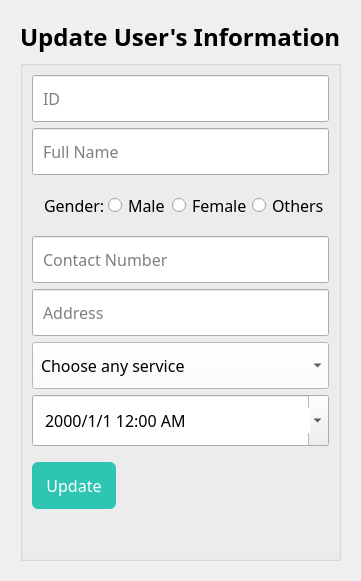
           <widget class="QWidget" name="userUpdatingPage">
            <layout class="QVBoxLayout" name="updateverticalLayout_5">
             <property name="leftMargin">
              <number>20</number>
             </property>
             <property name="topMargin">
              <number>20</number>
             </property>
             <property name="rightMargin">
              <number>20</number>
             </property>
             <property name="bottomMargin">
              <number>20</number>
             </property>
             <item>
              <layout class="QVBoxLayout" name="updateverticalLayout_4">
               <item>
                <widget class="QLabel" name="updatelabel_3">
                 <property name="maximumSize">
                  <size>
                   <width>16777215</width>
                   <height>16777213</height>
                  </size>
                 </property>
                 <property name="font">
                  <font>
                   <family>Poppins</family>
                   <pointsize>18</pointsize>
                   <bold>true</bold>
                  </font>
                 </property>
                 <property name="styleSheet">
                  <string notr="true">color:
                                      #000; </string>
                 </property>
                 <property name="text">
                  <string>Update User's Information</string>
                 </property>
                </widget>
               </item>
               <item>
                <widget class="QGroupBox" name="groupBox">
                 <property name="title">
                  <string/>
                 </property>
                 <layout class="QVBoxLayout" name="updateverticalLayout_7">
                  <item>
                   <widget class="QLineEdit" name="updateid">
                    <property name="minimumSize">
                     <size>
                      <width>0</width>
                      <height>40</height>
                     </size>
                    </property>
                    <property name="font">
                     <font>
                      <family>Poppins</family>
                      <pointsize>12</pointsize>
                     </font>
                    </property>
                    <property name="styleSheet">
                     <string notr="true">
                                            padding: 10px 0px 10px 8px;</string>
                    </property>
                    <property name="text">
                     <string notr="true"/>
                    </property>
                    <property name="readOnly">
                     <bool>true</bool>
                    </property>
                    <property name="placeholderText">
                     <string>ID</string>
                    </property>
                   </widget>
                  </item>
                  <item>
                   <widget class="QLineEdit" name="updatename">
                    <property name="minimumSize">
                     <size>
                      <width>0</width>
                      <height>40</height>
                     </size>
                    </property>
                    <property name="font">
                     <font>
                      <family>Poppins</family>
                      <pointsize>12</pointsize>
                     </font>
                    </property>
                    <property name="styleSheet">
                     <string notr="true">
                                            padding: 10px 0px 10px 8px;</string>
                    </property>
                    <property name="placeholderText">
                     <string>Full Name</string>
                    </property>
                   </widget>
                  </item>
                  <item>
                   <layout class="QHBoxLayout" name="updatehorizontalLayout_7">
                    <property name="spacing">
                     <number>0</number>
                    </property>
                    <property name="sizeConstraint">
                     <enum>QLayout::SetDefaultConstraint</enum>
                    </property>
                    <property name="leftMargin">
                     <number>12</number>
                    </property>
                    <property name="topMargin">
                     <number>10</number>
                    </property>
                    <property name="rightMargin">
                     <number>0</number>
                    </property>
                    <property name="bottomMargin">
                     <number>10</number>
                    </property>
                    <item>
                     <widget class="QLabel" name="updatelabel_5">
                      <property name="font">
                       <font>
                        <family>Poppins</family>
                        <pointsize>12</pointsize>
                        <bold>false</bold>
                       </font>
                      </property>
                      <property name="styleSheet">
                       <string notr="true">color:#000;
                                              </string>
                      </property>
                      <property name="text">
                       <string>Gender:</string>
                      </property>
                     </widget>
                    </item>
                    <item>
                     <widget class="QRadioButton" name="maleradioButton1">
                      <property name="font">
                       <font>
                        <family>Poppins</family>
                        <pointsize>12</pointsize>
                       </font>
                      </property>
                      <property name="styleSheet">
                       <string notr="true">color:#000;</string>
                      </property>
                      <property name="text">
                       <string>Male</string>
                      </property>
                     </widget>
                    </item>
                    <item>
                     <widget class="QRadioButton" name="femaleradioButton1">
                      <property name="font">
                       <font>
                        <family>Poppins</family>
                        <pointsize>12</pointsize>
                       </font>
                      </property>
                      <property name="styleSheet">
                       <string notr="true">color:#000;</string>
                      </property>
                      <property name="text">
                       <string>Female</string>
                      </property>
                      <property name="checked">
                       <bool>false</bool>
                      </property>
                     </widget>
                    </item>
                    <item>
                     <widget class="QRadioButton" name="othersradioButton1">
                      <property name="font">
                       <font>
                        <family>Poppins</family>
                        <pointsize>12</pointsize>
                       </font>
                      </property>
                      <property name="styleSheet">
                       <string notr="true">color:#000;</string>
                      </property>
                      <property name="text">
                       <string>Others</string>
                      </property>
                      <property name="checked">
                       <bool>false</bool>
                      </property>
                     </widget>
                    </item>
                   </layout>
                  </item>
                  <item>
                   <widget class="QLineEdit" name="updatephone_number">
                    <property name="minimumSize">
                     <size>
                      <width>0</width>
                      <height>40</height>
                     </size>
                    </property>
                    <property name="font">
                     <font>
                      <family>Poppins</family>
                      <pointsize>12</pointsize>
                     </font>
                    </property>
                    <property name="styleSheet">
                     <string notr="true">padding: 10px 0px 10px 8px;</string>
                    </property>
                    <property name="inputMethodHints">
                     <set>Qt::ImhDigitsOnly</set>
                    </property>
                    <property name="placeholderText">
                     <string>Contact Number</string>
                    </property>
                   </widget>
                  </item>
                  <item>
                   <widget class="QLineEdit" name="updateaddress">
                    <property name="minimumSize">
                     <size>
                      <width>0</width>
                      <height>40</height>
                     </size>
                    </property>
                    <property name="font">
                     <font>
                      <family>Poppins</family>
                      <pointsize>12</pointsize>
                     </font>
                    </property>
                    <property name="styleSheet">
                     <string notr="true">
                                            padding: 10px 0px 10px 8px;</string>
                    </property>
                    <property name="placeholderText">
                     <string>Address</string>
                    </property>
                   </widget>
                  </item>
                  <item>
                   <widget class="QComboBox" name="updateservice">
                    <property name="minimumSize">
                     <size>
                      <width>0</width>
                      <height>40</height>
                     </size>
                    </property>
                    <property name="font">
                     <font>
                      <family>Poppins</family>
                      <pointsize>12</pointsize>
                     </font>
                    </property>
                    <property name="styleSheet">
                     <string notr="true">QComboBox {
                                            padding: 10px 0px 10px 8px;
                                            background: #fff;
                                            selection-background-color: #fff;
                                            }
                                            QComboBox::item:selected {
                                            background: #fff;
                                            }
                                          </string>
                    </property>
                    <property name="currentText">
                     <string/>
                    </property>
                    <property name="currentIndex">
                     <number>-1</number>
                    </property>
                    <property name="placeholderText">
                     <string>Choose any service</string>
                    </property>
                    <item>
                     <property name="text">
                      <string>Swimming</string>
                     </property>
                    </item>
                    <item>
                     <property name="text">
                      <string>Spa</string>
                     </property>
                    </item>
                    <item>
                     <property name="text">
                      <string>Sauna</string>
                     </property>
                    </item>
                   </widget>
                  </item>
                  <item>
                   <widget class="QDateTimeEdit" name="updatedate">
                    <property name="minimumSize">
                     <size>
                      <width>0</width>
                      <height>40</height>
                     </size>
                    </property>
                    <property name="font">
                     <font>
                      <family>Poppins</family>
                      <pointsize>12</pointsize>
                     </font>
                    </property>
                    <property name="styleSheet">
                     <string notr="true">
                                            padding: 10px 0px 10px 8px;</string>
                    </property>
                    <property name="dateTime">
                     <datetime>
                      <hour>0</hour>
                      <minute>0</minute>
                      <second>0</second>
                      <year>2000</year>
                      <month>1</month>
                      <day>1</day>
                     </datetime>
                    </property>
                    <property name="displayFormat">
                     <string>yyyy/M/d h:mm AP</string>
                    </property>
                    <property name="calendarPopup">
                     <bool>true</bool>
                    </property>
                   </widget>
                  </item>
                  <item>
                   <layout class="QHBoxLayout" name="updatehorizontalLayout_6">
                    <property name="topMargin">
                     <number>10</number>
                    </property>
                    <item>
                     <widget class="QPushButton" name="pushButton_updateBooking">
                      <property name="font">
                       <font>
                        <family>Poppins</family>
                        <pointsize>12</pointsize>
                       </font>
                      </property>
                      <property name="cursor">
                       <cursorShape>PointingHandCursor</cursorShape>
                      </property>
                      <property name="styleSheet">
                       <string notr="true">background: #2FC5B3;
                                                color:#fff;
                                                padding: 12px 14px;
                                                border-radius:6px;</string>
                      </property>
                      <property name="text">
                       <string>Update</string>
                      </property>
                      <property name="flat">
                       <bool>false</bool>
                      </property>
                     </widget>
                    </item>
                    <item>
                     <spacer name="updatehorizontalSpacer_4">
                      <property name="orientation">
                       <enum>Qt::Horizontal</enum>
                      </property>
                      <property name="sizeHint" stdset="0">
                       <size>
                        <width>40</width>
                        <height>20</height>
                       </size>
                      </property>
                     </spacer>
                    </item>
                   </layout>
                  </item>
                  <item>
                   <spacer name="updateverticalSpacer_3">
                    <property name="orientation">
                     <enum>Qt::Vertical</enum>
                    </property>
                    <property name="sizeHint" stdset="0">
                     <size>
                      <width>20</width>
                      <height>40</height>
                     </size>
                    </property>
                   </spacer>
                  </item>
                 </layout>
                </widget>
               </item>
              </layout>
             </item>
            </layout>
           </widget>
